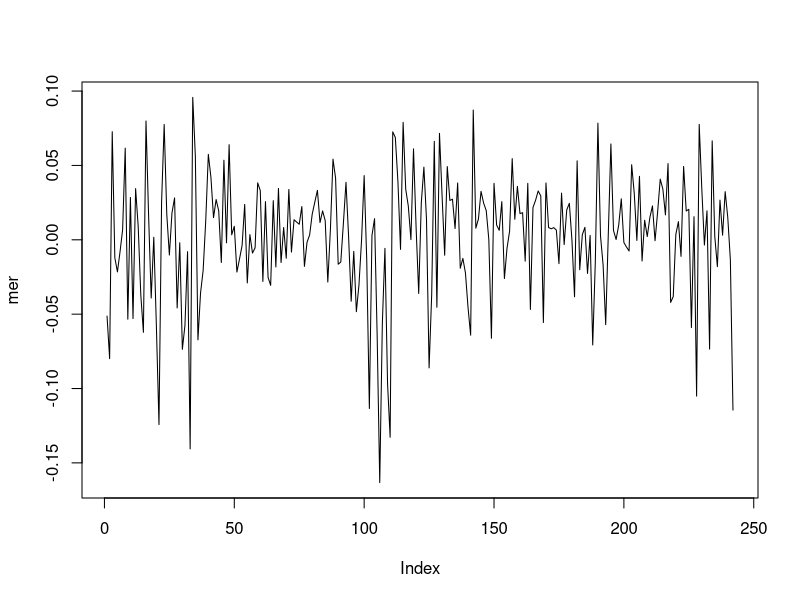
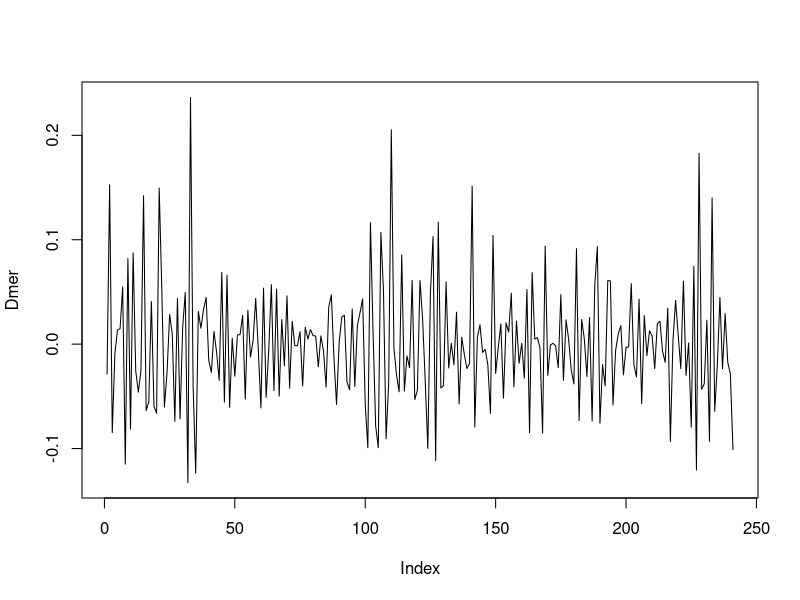
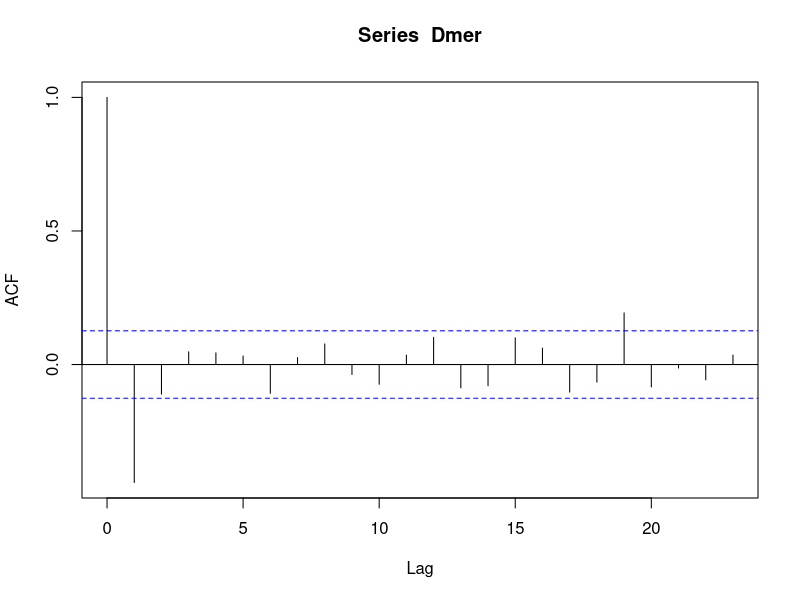
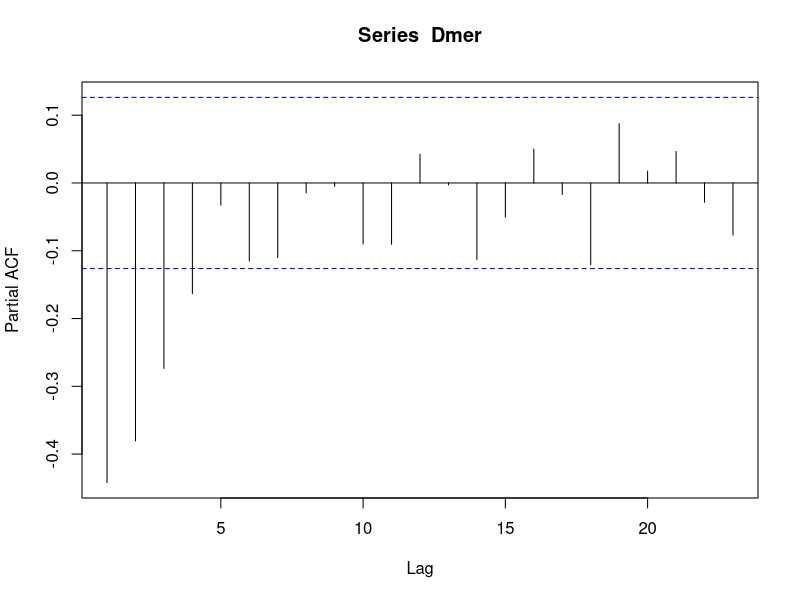
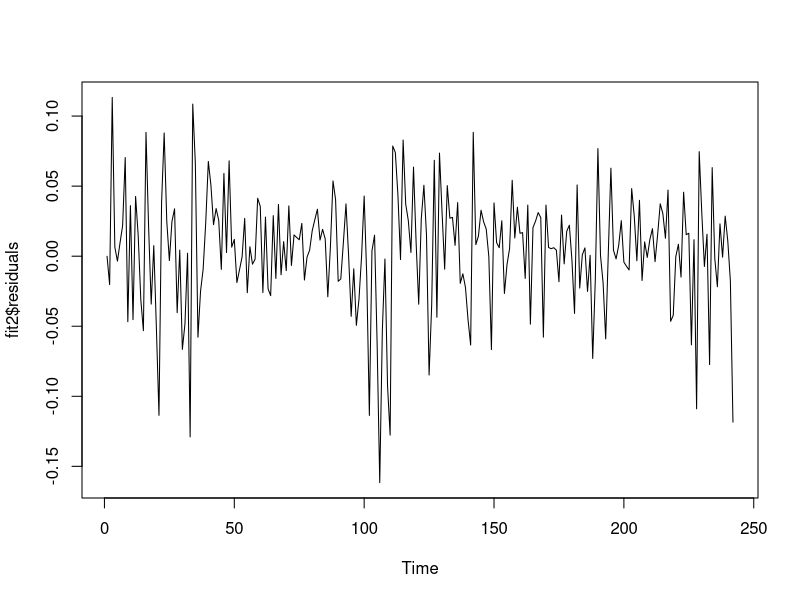
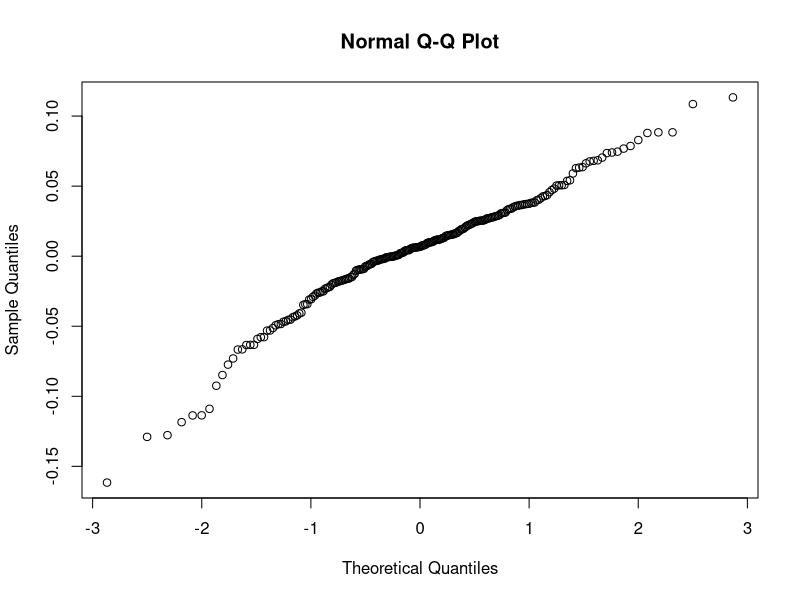
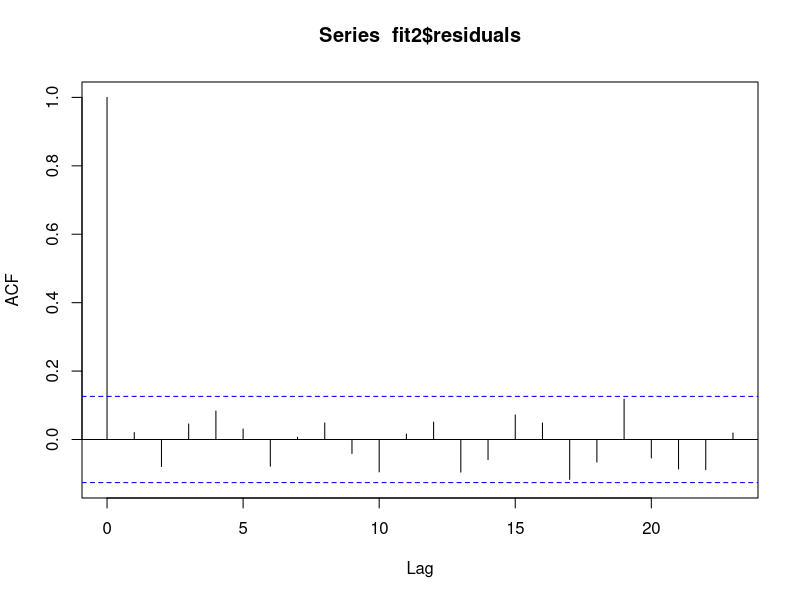
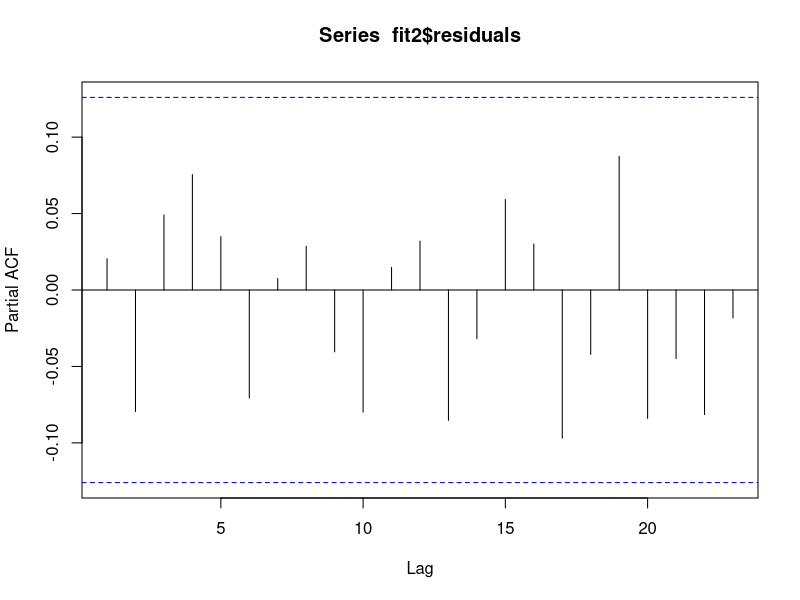

These charts were generated, in order, by the following R code:
## ---- chunk 1
df <- read.csv("DJI.csv")
mer <- df$MER
plot(mer, type = "l")
## ---- chunk 2
Dmer <- diff(mer, 1, 1)
plot(Dmer, type = "l")
## ---- chunk 3
library(tseries)

acf(Dmer)

adf.test(Dmer)

kpss.test(Dmer)

## ---- chunk 4
pacf(Dmer)
## ---- chunk 5
fit1 <- arima(mer, order = c(4,1,1))
fit1
## ---- chunk 6
fit2 <- arima(mer, order = c(0,1,1))
fit2
## ---- chunk 7
plot(fit2$residuals)
qqnorm(fit2$residuals)

acf(fit2$residuals)
pacf(fit2$residuals)

Box.test(fit2$residuals, type = c("Ljung"))
## ---- chunk 8
predict(fit2, 2)
